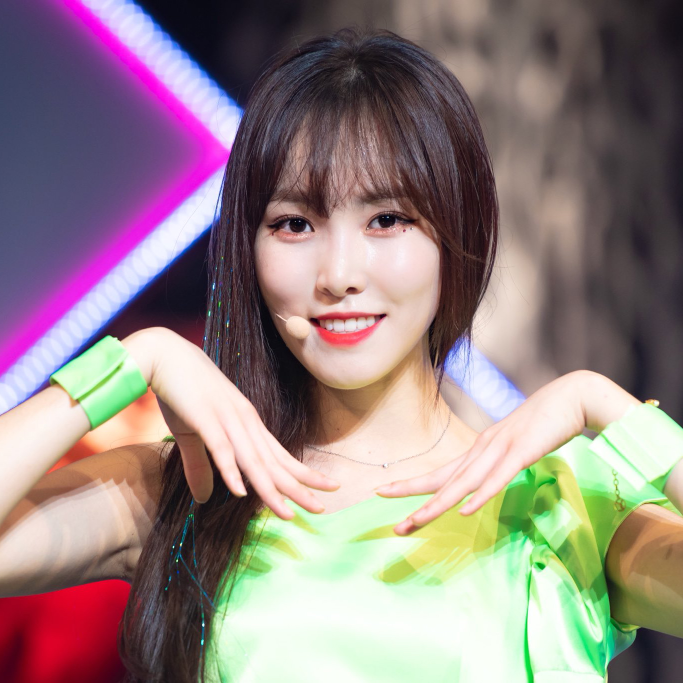
#> input picture images/yuju.jpg, 1366 x 1366 px (shown at 1/2 size)
$ python old_filter.py --filename images/yuju.jpg
#> lines starting #> are read from the running program, lines starting #| are printed output that depends on the picture
import cv2,argparse
import numpy as np
import os

def noisy(noise_typ,image):
    if noise_typ == "gauss":
        row,col,ch= image.shape
        mean = 0
        # var = 0.1
        # sigma = var**0.5
        gauss = np.random.normal(mean,1,(row,col,ch))
        gauss = gauss.reshape(row,col,ch)
        noisy = image + gauss
        return noisy
    elif noise_typ == "s&p":
        row,col,ch = image.shape
        s_vs_p = 0.5
        amount = 0.004
        out = image
        # Salt mode
        num_salt = np.ceil(amount * image.size * s_vs_p)
        coords = [np.random.randint(0, i - 1, int(num_salt))
                  for i in image.shape]
        out[coords] = 1

        # Pepper mode
        num_pepper = np.ceil(amount* image.size * (1. - s_vs_p))
        coords = [np.random.randint(0, i - 1, int(num_pepper))
                  for i in image.shape]
        out[coords] = 0
        return out
    elif noise_typ == "poisson":
        vals = len(np.unique(image))
        vals = 2 ** np.ceil(np.log2(vals))
        noisy = np.random.poisson(image * vals) / float(vals)
        return noisy
    elif noise_typ =="speckle":
        row,col,ch = image.shape
        gauss = np.random.randn(row,col,ch)
        gauss = gauss.reshape(row,col,ch)
        noisy = image + image * (gauss/2)
        return noisy

ap = argparse.ArgumentParser()
ap.add_argument("-f", "--filename")
args = vars(ap.parse_args())

filename = "images/yuju.jpg"
if args['filename']:
  filename = args['filename']

original = cv2.imread(filename)
#> original is the input picture: shape (1366, 1366, 3); mean B, G, R 130.2, 130.2, 147.1

b_channel, g_channel, r_channel = cv2.split(original)
alpha_channel = np.ones(b_channel.shape, dtype=b_channel.dtype) * 50 #creating a dummy alpha channel image.
fin_orig = cv2.merge((b_channel, g_channel, r_channel, alpha_channel))

scaleDown = cv2.resize(fin_orig, None, fx= 0.7, fy= 0.7, interpolation= cv2.INTER_LINEAR)
dst = np.copy(original)
dst = cv2.resize(original, None, fx= 0.7, fy= 0.7, interpolation= cv2.INTER_LINEAR)
src = cv2.imread("images/farm.jpg")
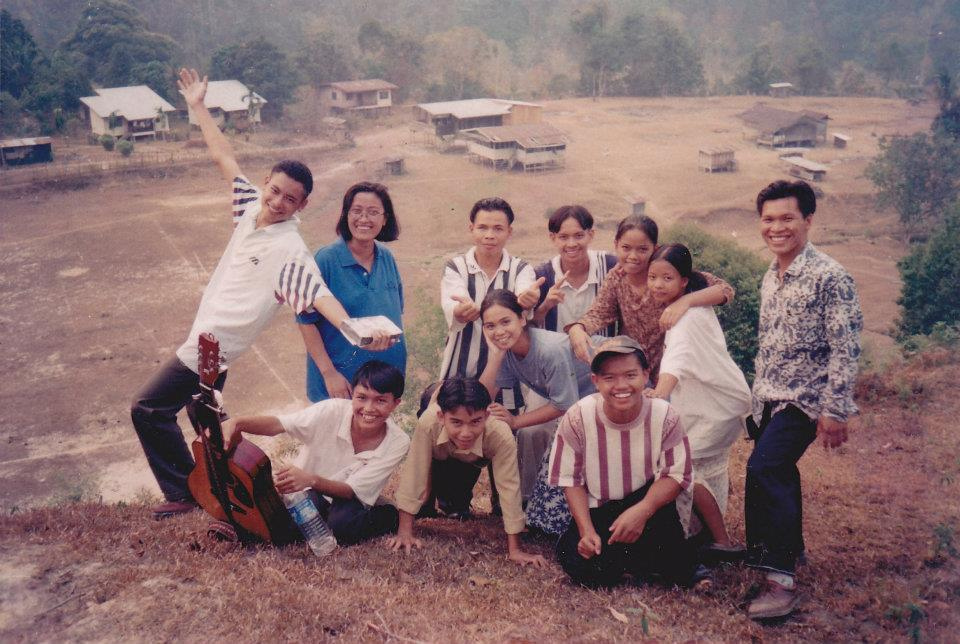
#> input picture images/farm.jpg, 960 x 644 px
#> src is the input picture: shape (644, 960, 3); mean B, G, R 112.5, 110.4, 136.1
output = np.copy(scaleDown)

noise_img = noisy('speckle', scaleDown)
noise_img = noise_img.astype('uint8')

b,g,r,a = cv2.split(noise_img)
foreground = cv2.merge((b,g,r))
alpha = cv2.merge((a,a,a))
foreground = foreground.astype(float)
dst = dst.astype(float)
alpha = alpha.astype(float)/255
foreground = cv2.multiply(alpha, foreground)
dst = cv2.multiply(1.0 - alpha, dst)
final = cv2.add(foreground, dst)
final = final.astype('uint8')

output = np.copy(dst)
output = output.astype('uint8')

srcLab = np.float32(cv2.cvtColor(src,cv2.COLOR_BGR2LAB))
dstLab = np.float32(cv2.cvtColor(final,cv2.COLOR_BGR2LAB))
outputLab = np.float32(cv2.cvtColor(output,cv2.COLOR_BGR2LAB))

srcL, srcA, srcB = cv2.split(srcLab)
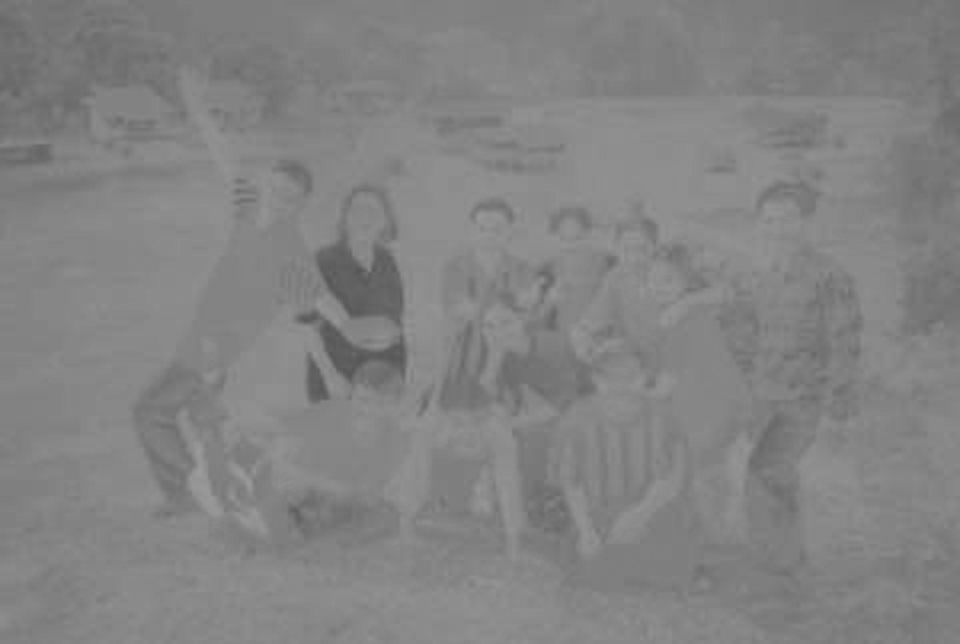
#> srcB: shape (644, 960) float32; min 84, max 157, mean 130.7
dstL, dstA, dstB = cv2.split(dstLab)
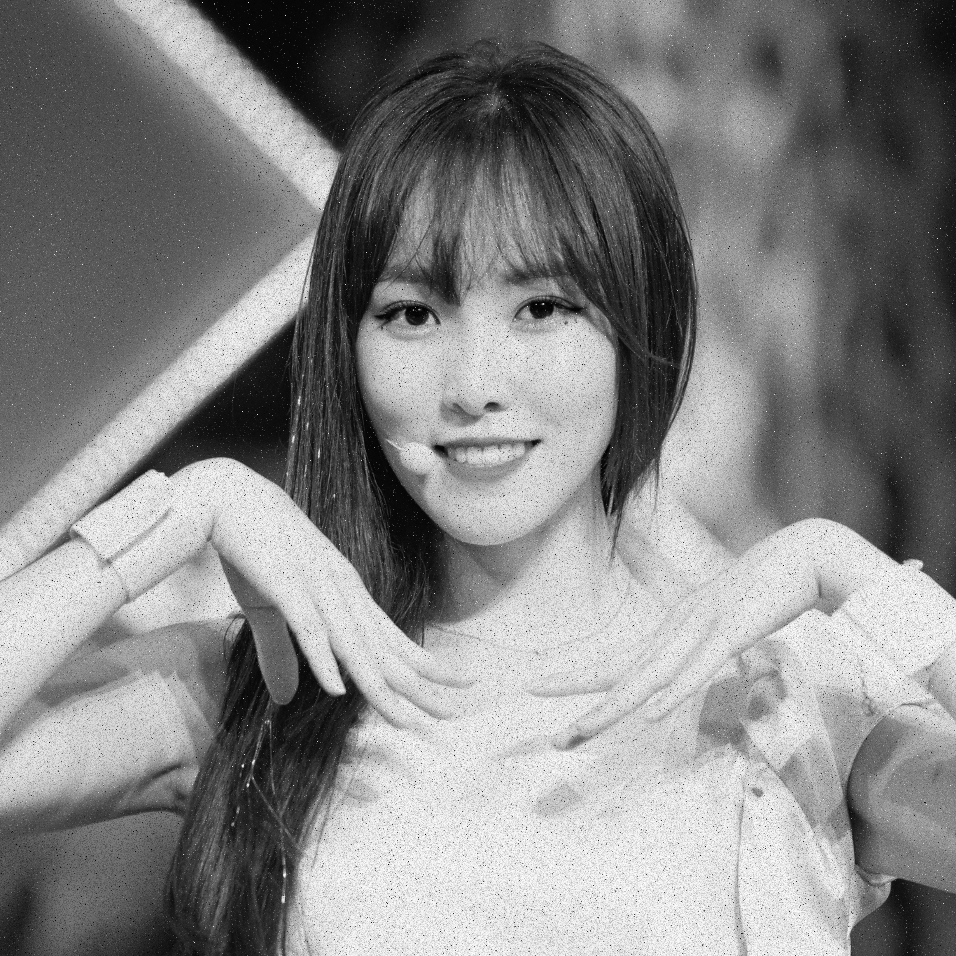
#> dstL: shape (956, 956) float32; min 0, max 255, mean 133.5
outL, outA, outB = cv2.split(outputLab)
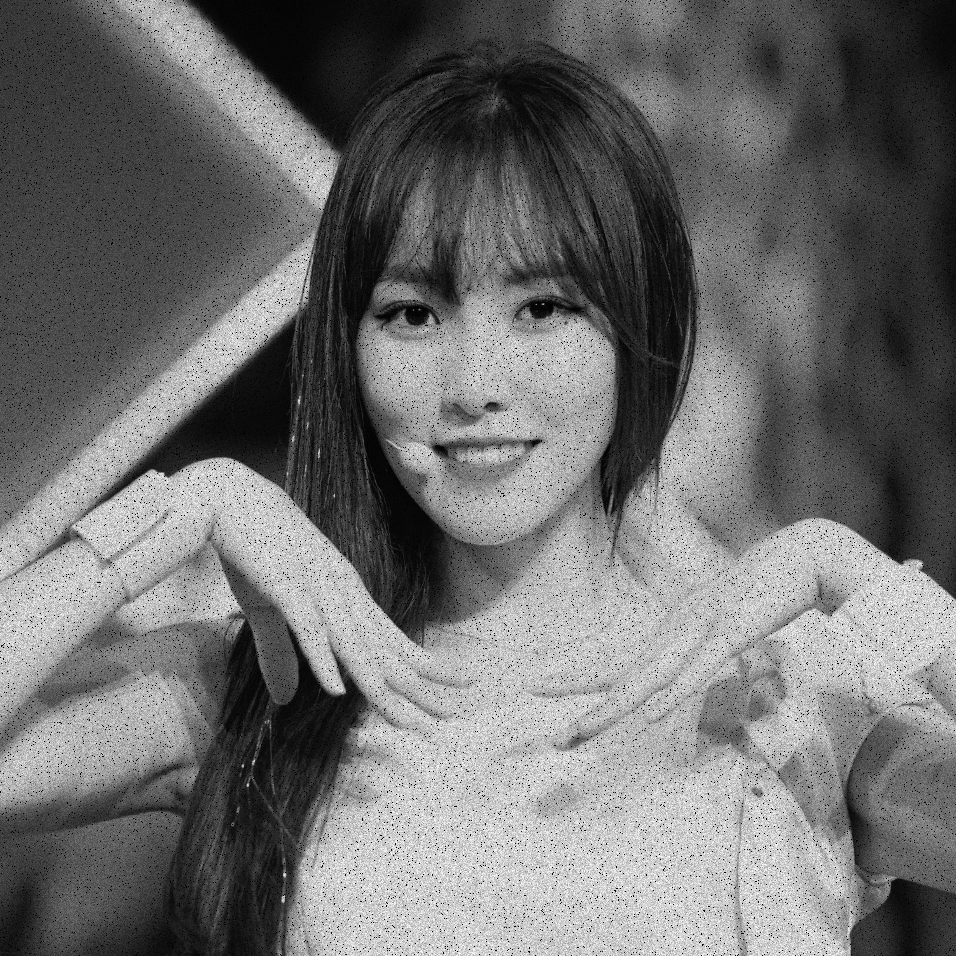
#> outL: shape (956, 956) float32; min 0, max 255, mean 111.7

outL = dstL - dstL.mean()
outA = dstA - dstA.mean()
outB = dstB - dstB.mean()
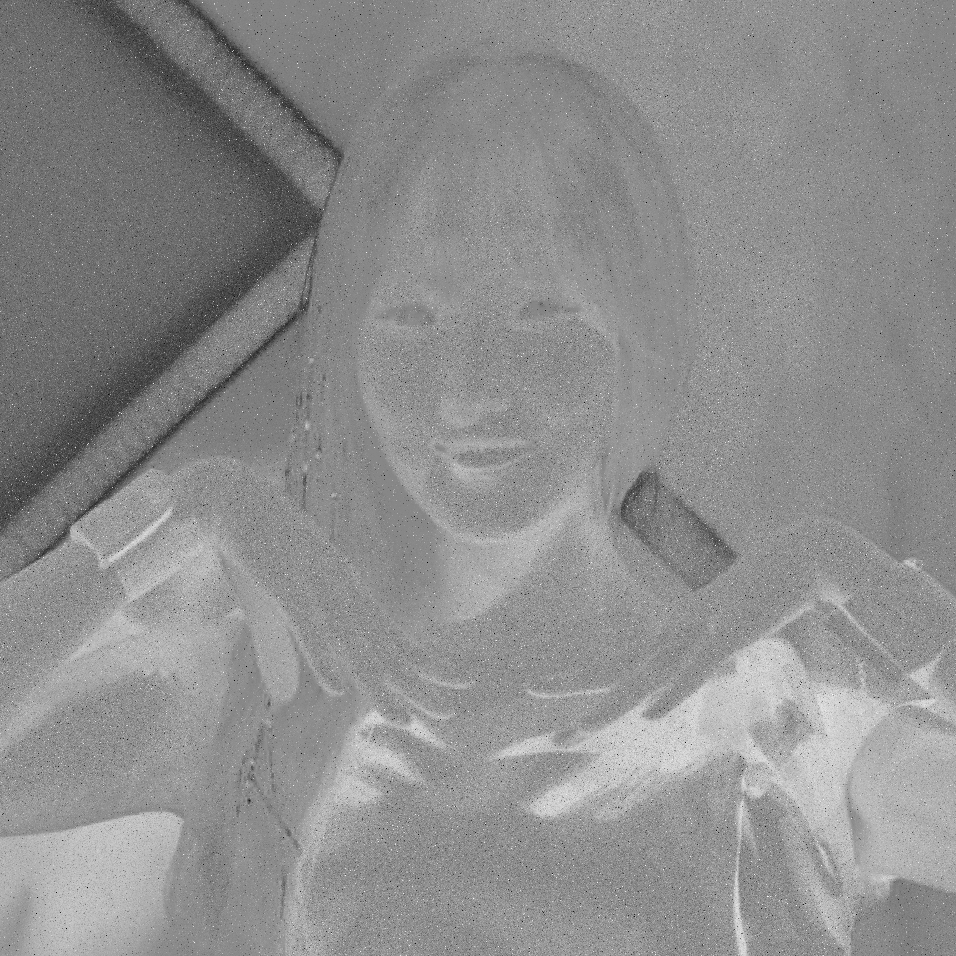
#> outB: shape (956, 956) float32; min -109.8, max 87.22, mean 0; drawn with min black and max white

outL *= srcL.std() / dstL.std()
outA *= srcA.std() / dstA.std()
outB *= srcB.std() / dstB.std()

outL = outL + srcL.mean()
outA = outA + srcA.mean()
outB = outB + srcB.mean()

outL = np.clip(outL, 0, 255)
outA = np.clip(outA, 0, 255)
outB = np.clip(outB, 0, 255)

outputLab = cv2.merge([outL, outA, outB])
outputLab = np.uint8(outputLab)

output= cv2.cvtColor(outputLab, cv2.COLOR_LAB2BGR)
gaus = cv2.GaussianBlur(output,(5,5),0,0)

cv2.namedWindow("Original Image", cv2.WINDOW_AUTOSIZE)
cv2.imshow("Original Image", scaleDown)
cv2.namedWindow("Output Image", cv2.WINDOW_AUTOSIZE)
cv2.imshow("Output Image", gaus)
cv2.waitKey(0)
cv2.destroyAllWindows()
